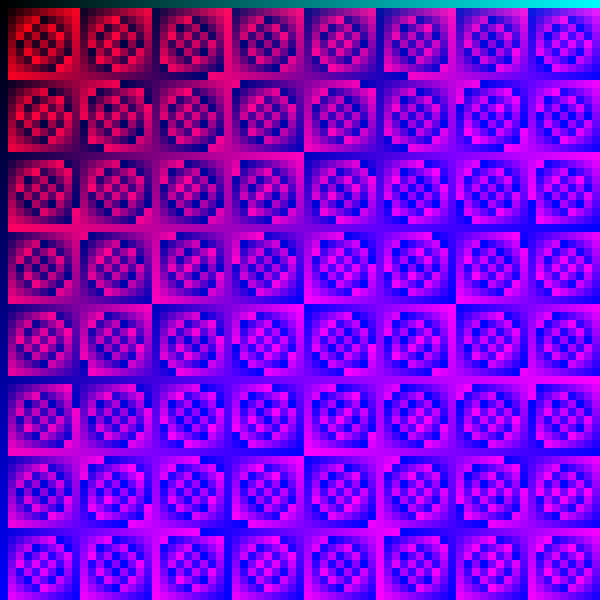
Frame 1 (no input)
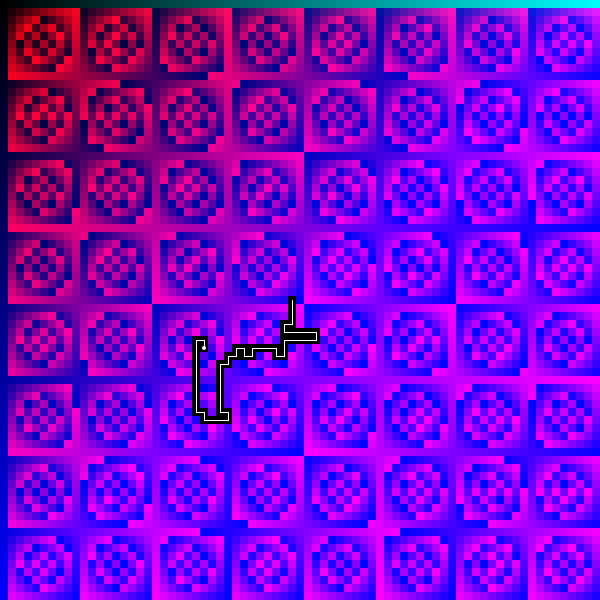
Frame 60 (the mouse pressed at the canvas centre just before this capture)
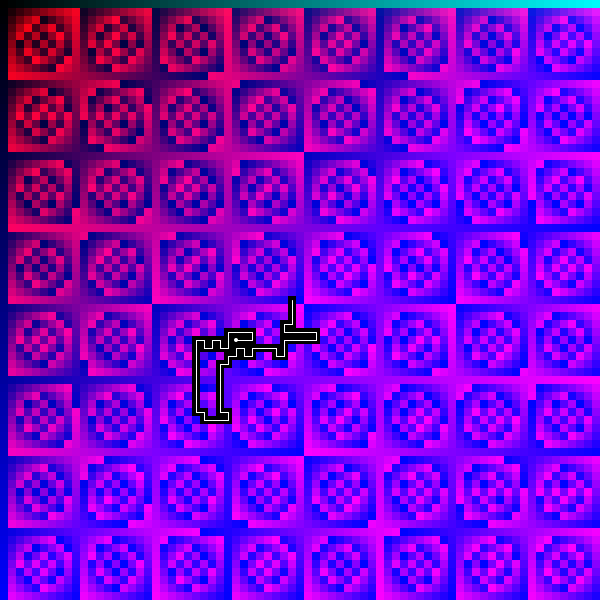
Frame 120 (the mouse held since frame 60 and released just before this capture)

The Processing sketch that drew these frames (run headless with seeded random() and noise(); from frame 60 on, the mouse is pressed at the canvas centre):

// Processing sketch: tiles_and_shit
// ── tiles_and_shit.pde
class Tile {
  float x, y;
  float w, h;
  color c = color(255);//color(random(255), random(255), random(255));
  Tile (float x, float y, float w, float h) {
    this.x = x;
    this.y = y;
    this.w = w;
    this.h = h;
    float r = map((x * y) % width, 0, width, 0, 255);
    float g = map((x / (y + 1)) % width, 0, width, 0, 255);
    float b = map(x + y % width, 0, width, 0, 255);
    c = color(r, g, b);
  }

  void draw() {
    fill(c);
    noStroke();//stroke(0);
    rect(x, y, w, h);
  }
}

class Tiles {
  private ArrayList<Tile> tiles = new ArrayList<Tile>();
  void add(Tile t) {
    tiles.add(t);
  }

  Tile getTile(float x, float y) {
    int index = getTileIndex(x, y);
    if (index >= 0 && index < tiles.size()) {
      return tiles.get(index);
    } else {
      return null;
    }
  }

  int getTileIndex(float x, float y) {
    int index = -1;
    int xx = (int)(x / tileWidth);
    int yy = (int)(y / tileHeight);
    int ww = (int)(width / tileWidth);
    index = xx + yy * ww;

    return index;
  }

  void draw() {
    for (int i = 0; i < tiles.size(); i++) {
      Tile t = tiles.get(i);
      t.draw();
    }
  }
}

class Tracer {
  ArrayList<Tile> path = new ArrayList<Tile>();
  ArrayList<Tile> fullPath = new ArrayList<Tile>();
  final int UP = 0, DOWN = 1, LEFT = 2, RIGHT = 3;
  int prevDir = -1;
  float x, y;

  Tracer(float x, float y) {
    this.x = x;
    this.y = y;
  }

  void update() {
    getNext();
  }

  void draw() {

    if (path.size() > 1) {
      Tile top = path.get(path.size() - 1);


      Tile last = path.get(0);

      for (int i = 1; i < path.size(); i++) {
        Tile t = path.get(i);
        stroke(255);

        float x1 = last.x + (last.w / 2);
        float y1 = last.y + (last.h / 2);
        float x2 = t.x + (t.w / 2);
        float y2 = t.y + (t.h / 2);
        line(x1, y1, x2, y2);
        last = t;
      }
      noStroke();
      fill(255);      
      ellipse(top.x + top.w / 2, top.y + top.h / 2, tileWidth / 2, tileHeight / 2);
    }
  }

  private void getNext() {
    int nextDir = 0;
    float newX = 0;
    float newY = 0;
    if (path.size() > 0) {
    }
    while (true) {
      nextDir = ((int) random(0, 1000)) % 4 ;


      if ((prevDir == UP && nextDir == DOWN) || (prevDir == DOWN && nextDir == UP) || (prevDir == LEFT && nextDir == RIGHT) || (prevDir == RIGHT && nextDir == LEFT)) {
      } else {

        break;
      }
    }

    switch( nextDir) {
    case UP:
      newX = x;
      newY = y - tileHeight;
      break;
    case DOWN:
      newX = x;
      newY = y + tileHeight;    
      break;

    case LEFT:
      newX = x -tileWidth ;
      newY = y;    
      break;
    case RIGHT:
      newX = x + tileWidth;
      newY = y;       
      break;
    default:
      break;
    }

    if (newX < 0 || newX >= width || newY < 0 || newY >= height) {
    } else {

      Tile t = tiles.getTile(newX, newY);
      if (t != null) {
        if (!path.contains(t) && !fullPath.contains(t)) {
          x = t.x;
          y = t.y;
          t.c = color(0);

          path.add(t);
          fullPath.add(t);
          prevDir = nextDir;
        } else {
          if (path.size() == 0) {
            Tile tt = path.remove(path.size() - 1);
            tt = path.get(path.size() - 1);
            x = tt.x;
            y = tt.y;
          }
        }
      }
    }
  }
}


float tileWidth = 8;
float tileHeight = 8;
Tiles tiles;
Tracer tracer;
void setup() {
  size(600, 600);
  tiles = new Tiles();
  tracer = new Tracer(width / 2, height / 2);
  for (float y = 0; y < height; y += tileHeight) {
    for (float x = 0; x < width; x += tileWidth) {

      tiles.add(new Tile(x, y, tileWidth, tileHeight));
    }
  }
  // frameRate(5);
}

void draw() {
  background(0);
  tiles.draw();
  tracer.update();
  tracer.draw();
}

void mouseClicked() {

  println(tiles.getTileIndex(mouseX, mouseY));
}
